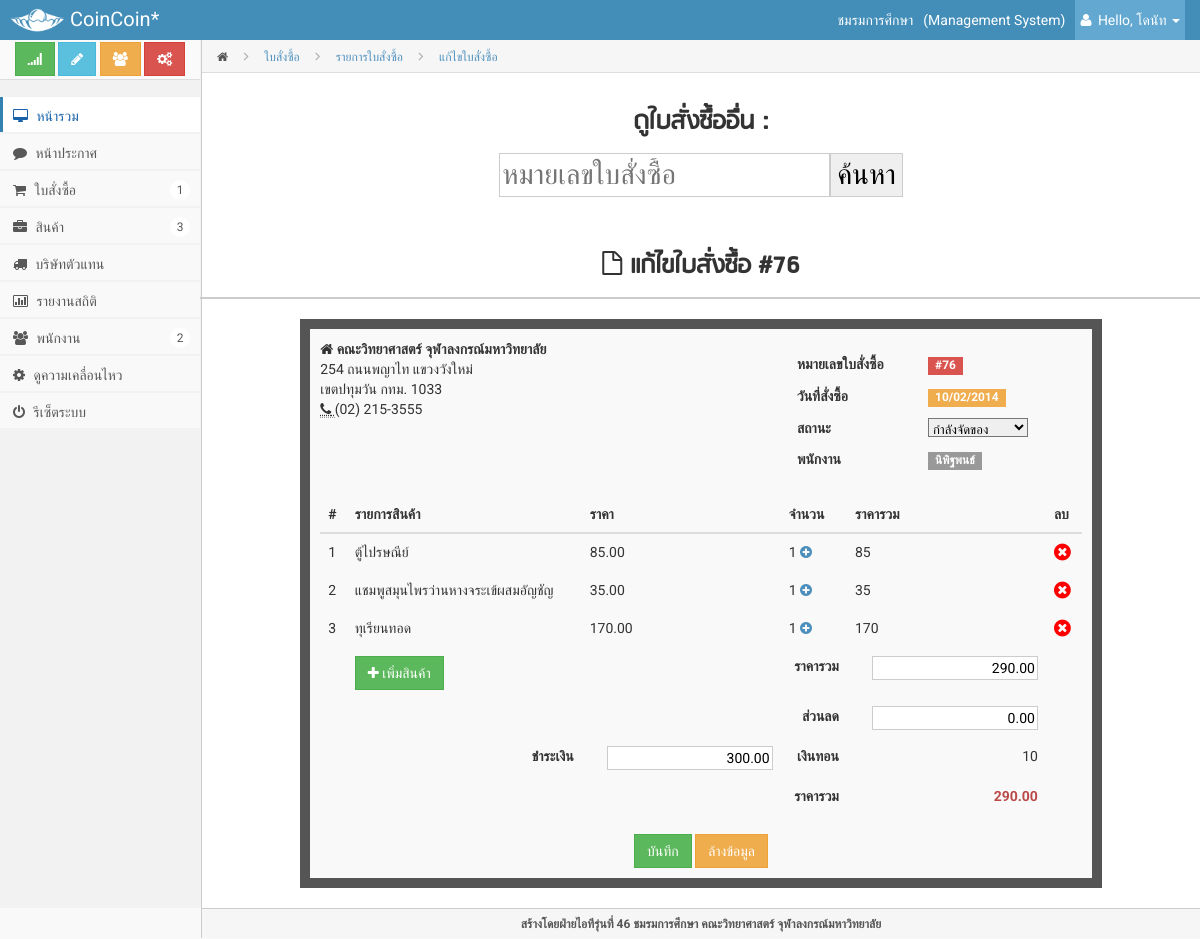
The app's page /admin/index.php?page=editinvoice&oid=76 (signed in) with its own data.
### tables this page shows
CREATE TABLE IF NOT EXISTS `order` (
  `orderid` int(5) NOT NULL AUTO_INCREMENT,
  `total` decimal(7,2) NOT NULL,
  `pay` decimal(7,2) NOT NULL,
  `discount` decimal(7,2) DEFAULT NULL,
  `status` int(2) NOT NULL,
  `dateOrder` datetime NOT NULL,
  `dateReceive` datetime DEFAULT NULL,
  `print` int(2) NOT NULL,
  PRIMARY KEY (`orderid`)
);

CREATE TABLE IF NOT EXISTS `member_staff` (
  `memberid` int(10) NOT NULL AUTO_INCREMENT,
  `username` varchar(50) NOT NULL,
  `password` varchar(200) NOT NULL,
  `firstname` varchar(60) NOT NULL,
  `lastname` varchar(60) NOT NULL,
  `nickname` varchar(60) NOT NULL,
  `phone` varchar(100) NOT NULL,
  `email` varchar(100) DEFAULT NULL,
  `position` char(1) NOT NULL,
  PRIMARY KEY (`memberid`),
  UNIQUE KEY `username` (`username`)
);

CREATE TABLE IF NOT EXISTS `buyproduct` (
  `orderid` int(5) NOT NULL,
  `productid` int(5) NOT NULL,
  `piece` int(5) NOT NULL,
  PRIMARY KEY (`orderid`,`productid`),
  KEY `prodIDFK` (`productid`)
);

CREATE TABLE IF NOT EXISTS `product` (
  `productid` int(10) NOT NULL AUTO_INCREMENT,
  `pname` varchar(100) NOT NULL,
  `catid` int(3) NOT NULL,
  `pic` varchar(200) DEFAULT NULL,
  `price` decimal(10,2) NOT NULL,
  `cost` decimal(10,2) DEFAULT NULL,
  `stock` int(5) NOT NULL,
  `type` int(2) NOT NULL,
  `barcode` varchar(13) DEFAULT NULL,
  `parentid` int(10) DEFAULT NULL,
  PRIMARY KEY (`productid`),
  KEY `catid` (`catid`)
);

### admin/modules/editinvoice.php (the view, shortened to what this page needs)
<?php
	$orderid = $_GET['oid'];
	$sql = "SELECT * FROM `order`AS ord ";
	$sql .= "LEFT OUTER JOIN buyproduct AS buy ON ord.orderid=buy.orderid ";
	$sql .= "LEFT OUTER JOIN product ON product.productid = buy.productid ";
	$sql .= "WHERE ord.orderid = $orderid ORDER BY product.productid ASC";
	$query = mysqli_query($connect, $sql);
	$row = mysqli_fetch_array($query);
?>
        <div class="page-head">
            <div class="bread-crumb">
                <a href="index.html"><i class="icon-home"></i></a>
                <i class="icon-angle-right"></i>
                <a href="#" class="bread-current">ใบสั่งซื้อ</a>
				<i class="icon-angle-right"></i>
                <a href="index.php?page=statement" class="bread-current">รายการใบสั่งซื้อ</a>
				<i class="icon-angle-right"></i>
                <a href="#" class="bread-current">แก้ไขใบสั่งซื้อ</a>
            </div>
        </div>
        <div class="matter">
        <div class="container">
            <div class="row">
                 <h3 class="sub-header text-center" style="font-size:2em;">
                     ดูใบสั่งซื้ออื่น : <form action="index.php?page=editinvoice" method="GET"><input type="hidden" name="page" value="invoice"><input type="number" name="oid" placeholder="หมายเลขใบสั่งซื้อ"><input type="submit" value="ค้นหา"/></form><br>
                    <i class="icon-file-alt"></i>
                    แก้ไขใบสั่งซื้อ #<?php echo $orderid;?>
                </h3>
                <?php
                    $sql2 = "SELECT orderid.orderid, orderid.total, orderid.pay, orderid.discount, orderid.status, orderid.dateOrder, staff.firstname FROM `order` AS orderid";
                    $sql2 .= " INNER JOIN membcontrolor mem ON orderid.orderid = mem.orderid";
                    $sql2 .= " INNER JOIN member_staff staff ON mem.memberid = staff.memberid";
                    $sql2 .= " WHERE orderid.orderid = $orderid";
                    $query2 = mysqli_query($connect, $sql2);
                    $row2 = mysqli_fetch_array($query2);
                ?>
                <div class="col-md-10 col-md-offset-1">
                        <div class="dash-tile-content">
                                <div class="row">
                                    <div class="col-md-6">
                                        <address>
                                            <strong>
                                                <i class="icon-home"></i>
													คณะวิทยาศาสตร์ จุฬาลงกรณ์มหาวิทยาลัย
                                            </strong>
                                            <br>
												254 ถนนพญาไท แขวงวังใหม่
                                            <br>
												 เขตปทุมวัน กทม. 1033
                                            <br>
                                            <abbr title="Phone">
                                                <i class="icon-phone"></i>
                                            </abbr>
                                            (02) 215-3555
                                        </address>
                                    </div>
                                    <div class="col-md-5 col-md-offset-1">
                                        <form action="index.php?page=editinvoice&action=edit&oid=<?php echo $orderid; ?>" method="POST">
                                        <table class="table table-borderless table-condensed">
                                            <tbody>
                                            <tr>
                                                <td>
                                                    <strong>หมายเลขใบสั่งซื้อ</strong>
                                                </td>
                                                <td>
                                                    <span class="label label-danger">#<?php echo $orderid;?></span>
                                                </td>
                                            </tr>
                                            <tr>
                                                <td>
                                                    <strong>วันที่สั่งซื้อ</strong>
                                                </td>
                                                <td>
                                                    <span class="label label-warning">
													<?php
													$phpdate = strtotime($row['dateOrder']);
													echo date( 'd/m/Y', $phpdate );
													?></span>
                                                </td>
                                            </tr>
                                             <tr>
                                                <td>
                                                    <strong>สถานะ</strong>
                                                </td>
                                                <td>
                                                    <select name="status">
                                                        <option value="2" <?php if($row2['status']==2) echo " selected";?>>กำลังจัดของ</option>
                                                    </select>
                                                </td>
                                            </tr>
                                            <tr>
                                                <td>
                                                    <strong>พนักงาน</strong>
                                                </td>
                                                <td>
                                                    <span class="label label-default"><?php echo $row2['firstname'];?></span>
                                                </td>
                                            </tr>
                                            </tbody>
                                        </table>
                                    </div>
                                </div>
                                <table class="table table-borderless table-hover">
                                    <thead>
                                    <tr>
                                        <th>#</th>
                                        <th>รายการสินค้า</th>
										<th class="hidden-xs hidden-sm">ราคา</th>
                                        <th class="hidden-xs hidden-sm">จำนวน</th>
                                        <th>ราคารวม</th>
                                        <th>ลบ</th>
                                    </tr>
                                    </thead>
                                    <tbody>
									<?php
									$query = mysqli_query($connect, $sql);
									$count = 1;
									$alltotal = 0;
									while($row = mysqli_fetch_array($query)) {
                                    $pid = $row['productid'];
									$price = $row['price'];
									$quantity = $row['piece'];
									$subtotal = $price*$quantity;
										echo "<tr id='product-list-$pid'><td>{$count}</td>\n";
                                        echo "<td>{$row['pname']}</td>\n";
                                        echo "<td>{$price}</td>\n";
										echo "<td>{$quantity} <a href=\"#\" onclick=\"editOrder($orderid, $pid)\"><i class=\"icon-plus-sign\" title=\"เพิ่ม/ลดสต็อกสินค้า\"></i></a></td>\n";
                                        echo "<td class=\"hidden-xs hidden-sm\">{$subtotal}</td>\n";
                                        echo "<td><a onclick=\"deleteItem($orderid, $pid);\"><i class=\"icon-remove-sign\" style=\"color:red;font-size:1.4em;\"></i></a></td>\n";
										echo "</tr>\n";
                                        $alltotal += $subtotal;
										$count++;
									}
									?>
                                    <tr class="info">
                                    <tr class=" ">
                                        <td></td>
                                        <td><button type="submit" class="btn btn-success" onclick="openpopup('modules/addprotoin.php', <?php echo $orderid; ?>)"><i class="icon-plus"> เพิ่มสินค้า</i></button></td>
                                        <td class="hidden-xs hidden-sm"></td>
                                        <td class="text-right">
                                            <strong>ราคารวม</strong>
                                        </td>
                                        <td class="text-right">
										<?php
											$query = mysqli_query($connect, $sql);
											$row = mysqli_fetch_array($query);
											$subtotal = $row['total'];
                                            $pay = $row['pay'];
										?>
                                        <input type="text" class="text-right" name="total" value="<?php echo $row['total'];?>"/>
                                        </td>
                                        <td class="hidden-xs hidden-sm"></td>
                                    </tr>
                                    <tr class=" ">
                                        <td></td>
                                        <td class="hidden-xs hidden-sm"></td>
                                        <td class="hidden-xs hidden-sm"></td>
                                        <td class="text-right">
                                            <strong>ส่วนลด</strong>
                                        </td>
                                        <td class="text-right"><input type="text" class="text-right" name="discount" value="<?php echo $row['discount'];?>"/></td>
                                        <td class="hidden-md hidden-xs hidden-sm"></td>
                                    </tr>
                                    <tr class=" ">
                                        <td></td>
                                        <td class="text-right">
											<strong>ชำระเงิน</strong></td>
                                        <td class="text-right"><input type="text" class="text-right" name="pay" value="<?php echo $row['pay'];?>"/></td>
                                        <td class="text-right">
                                            <strong>เงินทอน</strong>
                                        </td>
                                        <td class="text-right"><?php echo($pay-$subtotal);?></td>
                                        <td class="hidden-xs hidden-sm"></td>
                                    </tr>
                                    <tr class=" ">
                                        <td></td>
                                        <td class="hidden-xs hidden-sm"></td>
                                        <td class="hidden-xs hidden-sm"></td>
                                        <td class="text-right">
                                            <strong>ราคารวม</strong>
                                        </td>
									<td class="text-right">
									<span class="text-danger">
									<strong><?php echo number_format($alltotal,2);?></strong>
									</span>
                                        </td>
                                        <td class="hidden-xs hidden-sm"></td>
                                    </tr>
                                    </tbody>
                                </table>
                                    <center>
                                        <?php if($row2['status']!=6) { ?>
                                        <button type="submit" class="btn btn-success">บันทึก</button>
                                        <button type="reset" class="btn btn-warning">ล้างข้อมูล</button>
                                        <?php } else { echo "ไม่อนุญาตให้แก้ไขเนื่องจากยกเลิกใบสั่งซื้อแล้วค่ะ"; }?>
                                    </center>
                                </div>
                        </div>
                </div>
            </div>
        </div>
</div>

### admin/style/style.css (style rules this page uses)
* { border-radius: 0 !important; filter: progid:DXImageTransform.Microsoft.gradient(enabled = false) !important; text-shadow: none !important; font-family: Roboto,"Helvetica Neue",Helvetica, sans-serif; }
form * { font-family: Roboto,"Helvetica Neue",Helvetica, sans-serif; }
input, textarea { background-image: none !important; border: 1px solid #ccc !important; font-family: Roboto,"Helvetica Neue",Helvetica, sans-serif !important; }
select { font-size: 13px !important; }
.text-right { text-align: right; }
.text-center { text-align: center; }
.btn { background-image: none !important; font-family: Roboto,"Helvetica Neue",Helvetica, sans-serif; outline: 0 none; }
body { background-color: #F9F9F9; color: #333333; font-family: Roboto,"Helvetica Neue",Helvetica,Arial,sans-serif; font-size: 14px; -webkit-font-smoothing: antialiased; line-height: 20px; padding-top: 40px; }
h1, h2, h3, h4, h5, h6, .h1, .h2, .h3, .h4, .h5, .h6 { font-family: Roboto,"Helvetica Neue",Helvetica,Arial,sans-serif; font-weight: 700; line-height: 20px; }
h1, h2, h3 { line-height: 40px; margin-bottom: 10px; margin-top: 20px; }
h3, .h3 { font-size: 24px; }
a { color: #4C8FBD; }
.label { display: inline-block; font-size: 85%; margin: 1px 0; padding-bottom: 3px !important; padding-top: 3px !important; text-indent: 0; }
.text-danger { color: #B94A48; }
.label.label-warning, .badge.badge-warning { background: #F0AD4E !important; }
.label.label-danger, .badge.badge-danger { background: #D9534F !important; }
form { margin: 10px; }
.mainbar .container { max-width:100% !important; }
.mainbar .page-head { padding: 0 20px 0px; }
.mainbar .bread-crumb { background-color: #F6F6F6; border-bottom: 1px solid #DDDDDD; list-style: none outside none; margin: 0px -20px 20px; padding: 0 0 0 15px; }
.mainbar .bread-crumb > i { color: #aaa; line-height: 32px; padding: 0 12px; }
.mainbar .bread-crumb a { display: inline-block; color: #555; font-size: 12px; height: 30px; line-height: 32px; }
.mainbar .bread-crumb a.bread-current { color: #4C8FBD; text-decoration: none; }
.sub-header { font-family: 'rsu-regular'; border-bottom: 2px solid #CCCCCC; margin: 0px -20px 20px; padding: 10px 20px; }
.mainbar .matter { padding: 0 0 20px 0px; }
.table.table-borderless th, .table.table-borderless td { border-top: 0 none; }
.dash-tile-content { background-color: #F9F9F9; border: 10px solid #555555; padding: 10px; }

### records on screen
order: dateOrder "10/02/2014", status "กำลังจัดของ", member_staff.firstname "นิพิฐพนธ์", total "290.00", discount "0.00", pay "300.00", $pay-$subtotal "10"
buyproduct: productid.pname "ตู้ไปรษณีย์", productid.price "85.00", piece "1", subtotal "85"
buyproduct: productid.pname "แชมพูสมุนไพรว่านหางจระเข้ผสมอัญชัญ", productid.price "35.00", piece "1", subtotal "35"
buyproduct: productid.pname "ทุเรียนทอด", productid.price "170.00", piece "1", subtotal "170"

### other values on screen
$info['name'] "ชมรมการศึกษา"
$_SESSION["firstname"] "โดนัท"
$orderid "76"
$alltotal "290.00"
